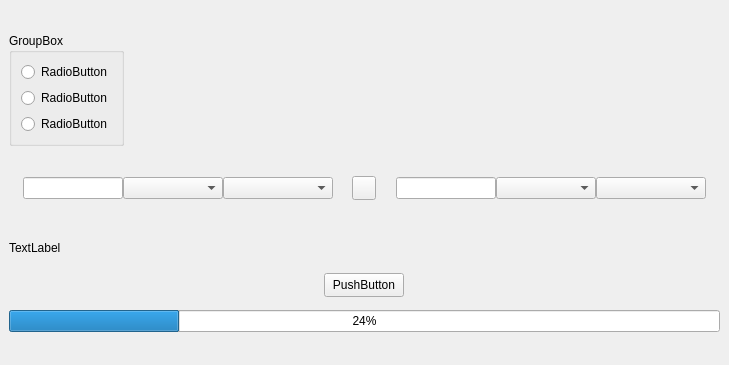
<?xml version="1.0" encoding="UTF-8"?>
<ui version="4.0">
 <class>MainWindow</class>
 <widget class="QMainWindow" name="MainWindow">
  <property name="enabled">
   <bool>true</bool>
  </property>
  <property name="geometry">
   <rect>
    <x>0</x>
    <y>0</y>
    <width>729</width>
    <height>365</height>
   </rect>
  </property>
  <property name="windowTitle">
   <string>MainWindow</string>
  </property>
  <widget class="QWidget" name="centralwidget">
   <layout class="QGridLayout" name="gridLayout_3">
    <item row="5" column="0" colspan="2">
     <layout class="QGridLayout" name="gl_norobpot_zone">
      <property name="topMargin">
       <number>8</number>
      </property>
      <item row="0" column="0">
       <widget class="QLabel" name="tl_norobot_header">
        <property name="text">
         <string>TextLabel</string>
        </property>
       </widget>
      </item>
      <item row="0" column="1">
       <spacer name="hs_norobot_header_spacer">
        <property name="orientation">
         <enum>Qt::Horizontal</enum>
        </property>
        <property name="sizeHint" stdset="0">
         <size>
          <width>40</width>
          <height>20</height>
         </size>
        </property>
       </spacer>
      </item>
      <item row="1" column="0" colspan="2">
       <widget class="QWidget" name="w_norobot_area" native="true">
        <property name="sizePolicy">
         <sizepolicy hsizetype="Expanding" vsizetype="Fixed">
          <horstretch>0</horstretch>
          <verstretch>0</verstretch>
         </sizepolicy>
        </property>
        <property name="minimumSize">
         <size>
          <width>200</width>
          <height>40</height>
         </size>
        </property>
        <layout class="QGridLayout" name="gridLayout">
         <item row="0" column="0">
          <widget class="QPushButton" name="pb_norobot">
           <property name="sizePolicy">
            <sizepolicy hsizetype="Fixed" vsizetype="Fixed">
             <horstretch>0</horstretch>
             <verstretch>0</verstretch>
            </sizepolicy>
           </property>
           <property name="minimumSize">
            <size>
             <width>80</width>
             <height>24</height>
            </size>
           </property>
           <property name="maximumSize">
            <size>
             <width>80</width>
             <height>24</height>
            </size>
           </property>
           <property name="text">
            <string>PushButton</string>
           </property>
          </widget>
         </item>
        </layout>
       </widget>
      </item>
      <item row="2" column="0" colspan="2">
       <widget class="QProgressBar" name="bar_norobot_indicator">
        <property name="value">
         <number>24</number>
        </property>
       </widget>
      </item>
     </layout>
    </item>
    <item row="1" column="0">
     <widget class="QGroupBox" name="gb_quantities">
      <property name="sizePolicy">
       <sizepolicy hsizetype="Preferred" vsizetype="Maximum">
        <horstretch>0</horstretch>
        <verstretch>0</verstretch>
       </sizepolicy>
      </property>
      <property name="title">
       <string>GroupBox</string>
      </property>
      <layout class="QVBoxLayout" name="verticalLayout">
       <item>
        <widget class="QRadioButton" name="rb_q1">
         <property name="text">
          <string>RadioButton</string>
         </property>
        </widget>
       </item>
       <item>
        <widget class="QRadioButton" name="rb_q2">
         <property name="text">
          <string>RadioButton</string>
         </property>
        </widget>
       </item>
       <item>
        <widget class="QRadioButton" name="rb_q3">
         <property name="text">
          <string>RadioButton</string>
         </property>
        </widget>
       </item>
      </layout>
     </widget>
    </item>
    <item row="1" column="1">
     <spacer name="hs_quantities_spacer">
      <property name="orientation">
       <enum>Qt::Horizontal</enum>
      </property>
      <property name="sizeHint" stdset="0">
       <size>
        <width>537</width>
        <height>20</height>
       </size>
      </property>
     </spacer>
    </item>
    <item row="3" column="0" colspan="2">
     <layout class="QHBoxLayout" name="hl_units_zone">
      <item>
       <spacer name="hs_left_units_spacer">
        <property name="orientation">
         <enum>Qt::Horizontal</enum>
        </property>
        <property name="sizeHint" stdset="0">
         <size>
          <width>40</width>
          <height>20</height>
         </size>
        </property>
       </spacer>
      </item>
      <item>
       <layout class="QHBoxLayout" name="hl_input">
        <property name="spacing">
         <number>0</number>
        </property>
        <item>
         <widget class="QLineEdit" name="le_input">
          <property name="sizePolicy">
           <sizepolicy hsizetype="Fixed" vsizetype="Fixed">
            <horstretch>0</horstretch>
            <verstretch>0</verstretch>
           </sizepolicy>
          </property>
          <property name="minimumSize">
           <size>
            <width>100</width>
            <height>0</height>
           </size>
          </property>
         </widget>
        </item>
        <item>
         <widget class="QComboBox" name="cb_in_prefix">
          <property name="sizePolicy">
           <sizepolicy hsizetype="Fixed" vsizetype="Fixed">
            <horstretch>0</horstretch>
            <verstretch>0</verstretch>
           </sizepolicy>
          </property>
          <property name="minimumSize">
           <size>
            <width>100</width>
            <height>0</height>
           </size>
          </property>
         </widget>
        </item>
        <item>
         <widget class="QComboBox" name="cb_in_unit">
          <property name="sizePolicy">
           <sizepolicy hsizetype="Fixed" vsizetype="Fixed">
            <horstretch>0</horstretch>
            <verstretch>0</verstretch>
           </sizepolicy>
          </property>
          <property name="minimumSize">
           <size>
            <width>110</width>
            <height>0</height>
           </size>
          </property>
         </widget>
        </item>
       </layout>
      </item>
      <item>
       <spacer name="hs_left_mid_units_spacer">
        <property name="orientation">
         <enum>Qt::Horizontal</enum>
        </property>
        <property name="sizeHint" stdset="0">
         <size>
          <width>40</width>
          <height>20</height>
         </size>
        </property>
       </spacer>
      </item>
      <item>
       <widget class="QPushButton" name="pb_swap">
        <property name="sizePolicy">
         <sizepolicy hsizetype="Fixed" vsizetype="Fixed">
          <horstretch>0</horstretch>
          <verstretch>0</verstretch>
         </sizepolicy>
        </property>
        <property name="minimumSize">
         <size>
          <width>24</width>
          <height>24</height>
         </size>
        </property>
        <property name="maximumSize">
         <size>
          <width>24</width>
          <height>24</height>
         </size>
        </property>
        <property name="text">
         <string/>
        </property>
       </widget>
      </item>
      <item>
       <spacer name="hs_right_mid_units_spacer">
        <property name="orientation">
         <enum>Qt::Horizontal</enum>
        </property>
        <property name="sizeHint" stdset="0">
         <size>
          <width>40</width>
          <height>20</height>
         </size>
        </property>
       </spacer>
      </item>
      <item>
       <layout class="QHBoxLayout" name="hl_output">
        <property name="spacing">
         <number>0</number>
        </property>
        <item>
         <widget class="QLineEdit" name="le_output">
          <property name="enabled">
           <bool>true</bool>
          </property>
          <property name="sizePolicy">
           <sizepolicy hsizetype="Fixed" vsizetype="Fixed">
            <horstretch>0</horstretch>
            <verstretch>0</verstretch>
           </sizepolicy>
          </property>
          <property name="minimumSize">
           <size>
            <width>100</width>
            <height>0</height>
           </size>
          </property>
         </widget>
        </item>
        <item>
         <widget class="QComboBox" name="cb_out_prefix">
          <property name="sizePolicy">
           <sizepolicy hsizetype="Fixed" vsizetype="Fixed">
            <horstretch>0</horstretch>
            <verstretch>0</verstretch>
           </sizepolicy>
          </property>
          <property name="minimumSize">
           <size>
            <width>100</width>
            <height>0</height>
           </size>
          </property>
         </widget>
        </item>
        <item>
         <widget class="QComboBox" name="cb_out_unit">
          <property name="sizePolicy">
           <sizepolicy hsizetype="Fixed" vsizetype="Fixed">
            <horstretch>0</horstretch>
            <verstretch>0</verstretch>
           </sizepolicy>
          </property>
          <property name="minimumSize">
           <size>
            <width>110</width>
            <height>0</height>
           </size>
          </property>
         </widget>
        </item>
       </layout>
      </item>
      <item>
       <spacer name="hs_right_units_spacer">
        <property name="orientation">
         <enum>Qt::Horizontal</enum>
        </property>
        <property name="sizeHint" stdset="0">
         <size>
          <width>40</width>
          <height>20</height>
         </size>
        </property>
       </spacer>
      </item>
     </layout>
    </item>
    <item row="4" column="0" colspan="2">
     <spacer name="vs_lower_mid_spacer">
      <property name="orientation">
       <enum>Qt::Vertical</enum>
      </property>
      <property name="sizeHint" stdset="0">
       <size>
        <width>20</width>
        <height>40</height>
       </size>
      </property>
     </spacer>
    </item>
    <item row="2" column="0" colspan="2">
     <spacer name="vs_upper_mid_spacer">
      <property name="orientation">
       <enum>Qt::Vertical</enum>
      </property>
      <property name="sizeHint" stdset="0">
       <size>
        <width>20</width>
        <height>40</height>
       </size>
      </property>
     </spacer>
    </item>
    <item row="6" column="0" colspan="2">
     <spacer name="vs_bottom_spacer">
      <property name="orientation">
       <enum>Qt::Vertical</enum>
      </property>
      <property name="sizeHint" stdset="0">
       <size>
        <width>20</width>
        <height>40</height>
       </size>
      </property>
     </spacer>
    </item>
    <item row="0" column="0" colspan="2">
     <spacer name="vs_top_spacer">
      <property name="orientation">
       <enum>Qt::Vertical</enum>
      </property>
      <property name="sizeHint" stdset="0">
       <size>
        <width>20</width>
        <height>40</height>
       </size>
      </property>
     </spacer>
    </item>
   </layout>
  </widget>
 </widget>
 <resources/>
 <connections/>
</ui>
